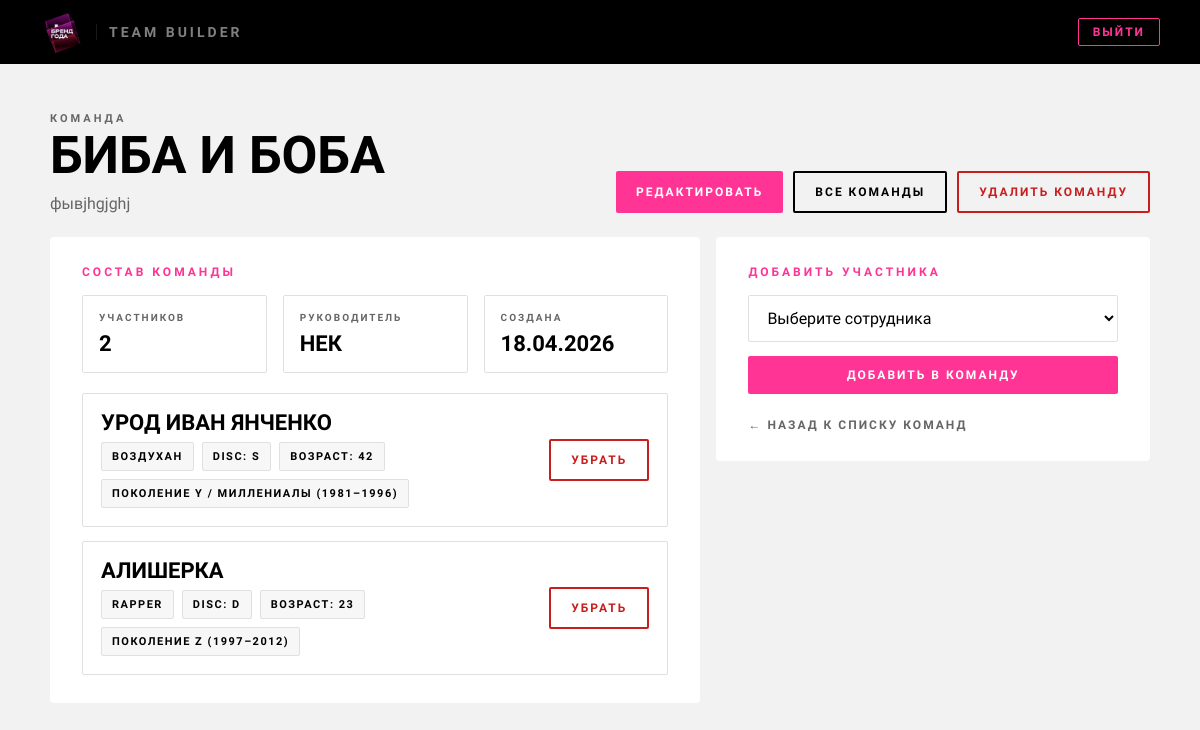
The page /teams/1/ (signed in) on the database its author committed.
### profiles/models.py (models this page shows, shortened)
class Team(models.Model):
    manager     = models.ForeignKey(CustomUser, on_delete=models.CASCADE, related_name='teams')
    name        = models.CharField(max_length=150, verbose_name="Название команды")
    description = models.TextField(blank=True)
    created_at  = models.DateTimeField(auto_now_add=True)
    employees   = models.ManyToManyField('Employee', blank=True, related_name='teams')
    class Meta:
        verbose_name = "Команда"
        verbose_name_plural = "Команды"

class Employee(models.Model):
    fio                 = models.CharField(max_length=255, verbose_name="ФИО")
    is_active_candidate = models.BooleanField(default=True, verbose_name="Активный кандидат")
    disc_scores = models.JSONField(null=True, blank=True, verbose_name="DISC баллы")
    gerchikov_type = models.CharField(
        max_length=50, choices=GERCHIKOV_CHOICES,
        verbose_name="Тип мотивации по Герчикову", blank=True,
    )
    age          = models.PositiveIntegerField(verbose_name="Возраст")
    generation   = models.CharField(max_length=10, choices=GENERATION_CHOICES, blank=True)
    role_in_team = models.CharField(max_length=100, blank=True, verbose_name="Роль в команде")
    salary_block      = models.JSONField(null=True, blank=True, verbose_name="Блок зарплаты")
    motivation_expect = models.TextField(blank=True, verbose_name="Что хочет сотрудник")
    current_team = models.ForeignKey(
        'Team',
        on_delete=models.SET_NULL,
        null=True,
        blank=True,
        related_name='current_members'  # ← ДОБАВЬТЕ ЭТО
    )
    manager = models.ForeignKey(
        CustomUser, on_delete=models.SET_NULL,
        null=True, blank=True, related_name='employees',
    )
    notes      = models.TextField(blank=True)
    created_at = models.DateTimeField(auto_now_add=True)
    class Meta:
        verbose_name = "Сотрудник"
        verbose_name_plural = "Сотрудники"
        ordering = ['-created_at']
    @property
    def disc_primary(self):
        s = self.disc_scores or {}
        return max(s, key=s.get) if s else '—'

### core/models.py (models this page shows, shortened)
class CustomUser(AbstractUser):
    is_manager  = models.BooleanField(default=True,  verbose_name="Руководитель")
    is_employee = models.BooleanField(default=False, verbose_name="Сотрудник")
    disc_profile = models.JSONField(
        null=True,
        blank=True,
        verbose_name="DISC профиль руководителя",
        help_text='{"D": 80, "I": 40, "S": 30, "C": 60}'
    )
    gerchikov_type = models.CharField(
        max_length=50,
        choices=GERCHIKOV_CHOICES,
        null=True,
        blank=True,
        verbose_name="Тип мотивации по Герчикову"
    )
    age        = models.PositiveIntegerField(null=True, blank=True, verbose_name="Возраст")
    generation = models.CharField(
        max_length=10,
        choices=GENERATION_CHOICES,
        null=True,
        blank=True,
        verbose_name="Поколение"
    )
    leadership_style = models.CharField(
        max_length=50,
        choices=[
            ('authoritarian', 'Авторитарный'),
            ('democratic',    'Демократический'),
            ('coaching',      'Коучинг'),
            ('delegating',    'Делегирующий'),
        ],
        null=True,
        blank=True,
        verbose_name="Стиль управления"
    )
    role_style = models.TextField(blank=True, verbose_name="Описание стиля управления")
    class Meta:
        verbose_name        = "Пользователь"
        verbose_name_plural = "Пользователи"

### profiles/views.py (the view)
# urls.py: path('teams/<int:team_id>/', team_detail, name='team_detail'),
@login_required
def team_detail(request, team_id):
    team = get_object_or_404(Team, id=team_id, manager=request.user)
    employees = team.employees.all()
    available_employees = Employee.objects.filter(is_active_candidate=True).exclude(teams=team)
    return render(request, 'profiles/team_detail.html', {
        'team': team,
        'employees': employees,
        'available_employees': available_employees,
    })

### templates/profiles/team_detail.html (shortened to what this page needs)
{% load static %}
<!DOCTYPE html>
<html lang="ru">
<head>
    <link rel="stylesheet" href="{% static 'css/teams.css' %}">
</head>
<body>
    <header class="header">
        <a href="/" class="logo">
            <img src="{% static 'img/logo.caf05db1.gif' %}" alt="Логотип" class="logo-img">
            <span class="logo-app-name">Team Builder</span>
        </a>
        <a href="{% url 'logout' %}" class="btn-logout">Выйти</a>
    </header>
    <main class="page">
        <div class="page-header">
            <div>
                <p class="eyebrow">Команда</p>
                <h1 class="title">{{ team.name }}</h1>
                <p class="subtitle">
                    {% if team.description %}
                        {{ team.description }}
                    {% else %}
                        Описание команды пока не заполнено.
                    {% endif %}
                </p>
            </div>
            <div class="actions">
                <a href="{% url 'team_edit' team.id %}" class="btn-primary">Редактировать</a>
                <a href="{% url 'team_list' %}" class="btn-secondary">Все команды</a>
                <a href="{% url 'team_delete' team.id %}" class="btn-danger">Удалить команду</a>
            </div>
        </div>
        <div class="grid">
            <section class="card">
                <p class="card-title">Состав команды</p>
                <div class="meta-list">
                    <div class="meta-item">
                        <span class="meta-label">Участников</span>
                        <span class="meta-value">{{ employees|length }}</span>
                    </div>
                    <div class="meta-item">
                        <span class="meta-label">Руководитель</span>
                        <span class="meta-value">{{ request.user.get_full_name|default:request.user.username }}</span>
                    </div>
                    <div class="meta-item">
                        <span class="meta-label">Создана</span>
                        <span class="meta-value">{{ team.created_at|date:"d.m.Y" }}</span>
                    </div>
                </div>
                {% if employees %}
                    <div class="members">
                        {% for employee in employees %}
                            <div class="member-card">
                                <div>
                                    <div class="member-name">{{ employee.fio }}</div>
                                    <div class="member-meta">
                                        <span class="chip">{{ employee.role_in_team|default:"Роль не указана" }}</span>
                                        <span class="chip">DISC: {{ employee.disc_primary }}</span>
                                        <span class="chip">Возраст: {{ employee.age }}</span>
                                        {% if employee.get_generation_display %}
                                            <span class="chip">{{ employee.get_generation_display }}</span>
                                        {% endif %}
                                    </div>
                                </div>
                                <div class="member-actions">
                                    <a href="{% url 'team_remove_member' team.id employee.id %}" class="btn-danger">Убрать</a>
                                </div>
                            </div>
                        {% endfor %}
                    </div>
                {% else %}
                    <p class="empty">В этой команде пока нет участников.</p>
                {% endif %}
            </section>
            <aside class="card">
                <p class="card-title">Добавить участника</p>
                {% if available_employees %}
                    <form method="post" action="{% url 'team_add_member' team.id %}" class="add-form">
                        <select name="employee_id" required>
                            <option value="">Выберите сотрудника</option>
                        </select>
                        <button type="submit" class="btn-primary">Добавить в команду</button>
                    </form>
                {% else %}
                    <p class="empty">Нет доступных сотрудников для добавления.</p>
                {% endif %}
                <a href="{% url 'team_list' %}" class="back-link">← Назад к списку команд</a>
            </aside>
        </div>
    </main>
</body>
</html>

### rows shown on the page
Team: name "БИБА И БОБА", description "фывjhgjghj", created_at "18.04.2026"
CustomUser: user.get_full_name "НЕК"
Employee: fio "УРОД ИВАН ЯНЧЕНКО", role_in_team "ВОЗДУХАН", disc_primary "S", age "42", generation "ПОКОЛЕНИЕ Y / МИЛЛЕНИАЛЫ (1981–1996)"
Employee: fio "АЛИШЕРКА", role_in_team "RAPPER", disc_primary "D", age "23", generation "ПОКОЛЕНИЕ Z (1997–2012)"

### other values the page prints
{{ employees|length }} "2"
